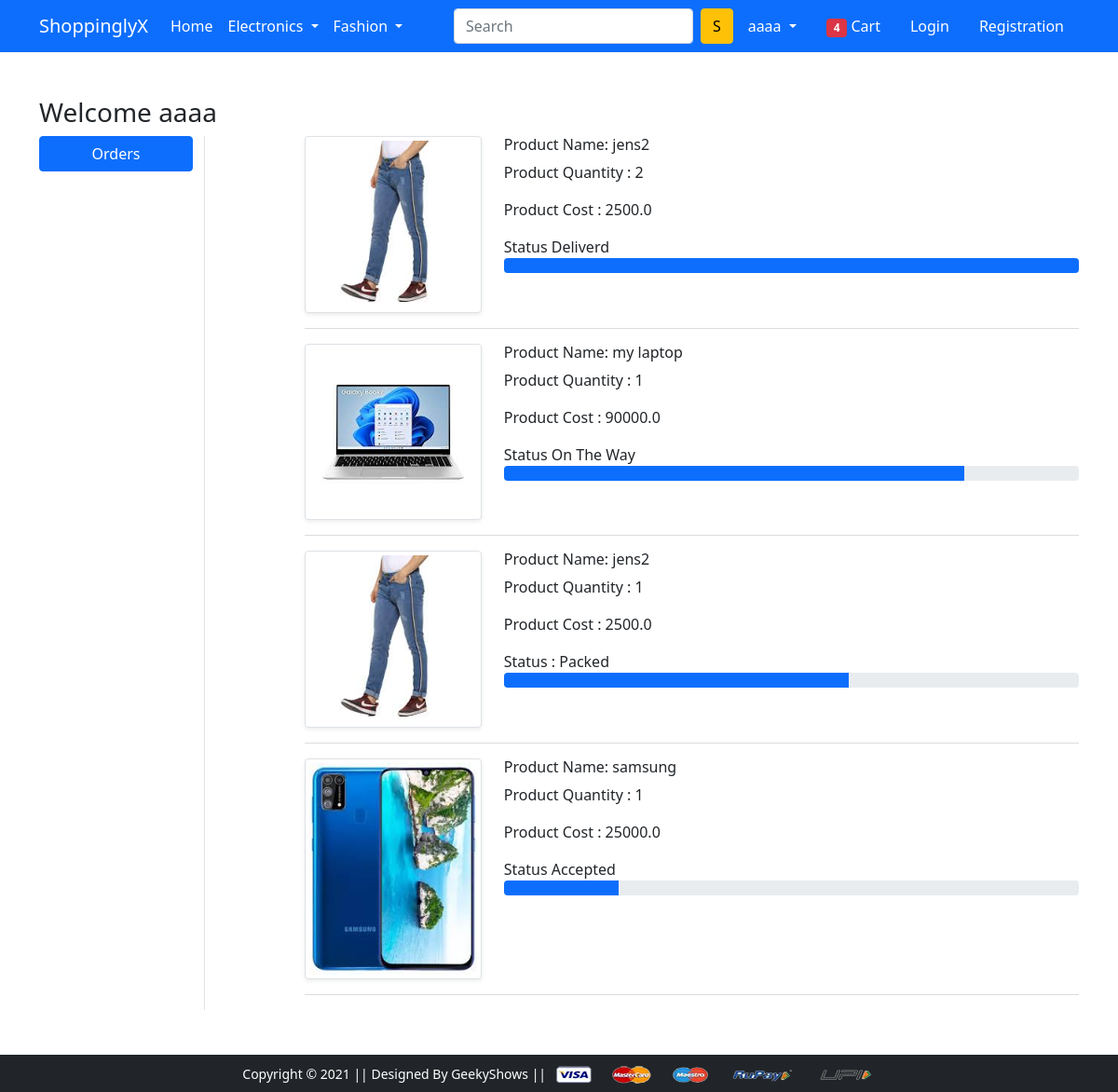
Page /orders/ (signed in) on the committed database.
### app/models.py (models this page shows, shortened)
class OrderPlaced(models.Model):
    user = models.ForeignKey(User, on_delete=models.CASCADE)
    customer = models.ForeignKey(Customer, on_delete=models.CASCADE)
    product = models.ForeignKey(Product, on_delete=models.CASCADE)
    quantity = models.PositiveIntegerField(default=1)
    ordered_date = models.DateTimeField(auto_now_add=True)
    status = models.CharField(max_length=50, choices=STATUS_CHOICES, default='Pending')

class Product(models.Model):
    title = models.CharField(max_length=100)
    selling_price = models.FloatField()
    discounted_price = models.FloatField()
    description = models.TextField()
    brand = models.CharField(max_length=100)
    category = models.CharField(max_length=2, choices=CATEGORY_CHOICES)
    product_image = models.ImageField(upload_to='productimg')

### app/views.py (the view)
# urls.py: path('orders/', views.orders, name='orders'),
def orders(request):
    print(request.user)
    placedorder = OrderPlaced.objects.filter(user=request.user)
    return render(request, 'app/orders.html', {'orders':placedorder})

### app/templates/app/orders.html (shortened to what this page needs)
{% extends 'app/base.html' %}
{% load static %}
{% block main-content %}
<div class="container my-5">
 <div class="row">
 <h3>Welcome {{request.user}}</h3>
 <div class="col-sm-2 border-end">
     <ul class="list-unstyled">
         <li class="d-grid"><a href="{% url 'orders' %}" class="btn btn-primary">Orders</a></li>
        </ul>
    </div>
    <div class="col-sm-9 offset-sm-1">
        {% for order in orders %}
        <div class="row">
         <div class="col-sm-3 text-center align-self-center"><img src={{ order.product.product_image.url }} alt="" srcset="" class="img-fluid img-thumbnail shadow-sm" height="250 width="250"> </div>
         <div class="col-sm-9">
          <div>
           <h6 class="sm">Product Name: {{ order.product.title }}</h6>
           <p class="sm">Product Quantity : {{order.quantity}}</p>
           <p class="sm">Product Cost : {{order.product.selling_price}}</p>
           <div class="">
            <div class="">
                {% if order.status == 'Accepted' %}
                <div>
                    Status {{order.status}}
                </div>
                <div class="progress">
                    <div class="progress-bar" role="progressbar" style="width: 20%" area-valuenow="20" area-valuemin="0" area-valuemax="100"></div>
                </div>
                {% endif %}
                {% if order.status == 'Packed' %}
                <div>
                    Status : {{order.status}}
                </div>
                <div class="progress">
                    <div class="progress-bar" role="progressbar" style="width: 60%" area-valuenow="60" area-valuemin="0" area-valuemax="100"></div>
                </div>
                {% endif %}
                {% if order.status == 'On The Way' %}
                <div>
                    Status {{order.status}}
                </div>
                <div class="progress">
                    <div class="progress-bar" role="progressbar" style="width: 80%" area-valuenow="80" area-valuemin="0" area-valuemax="100"></div>
                </div>
                {% endif %}
                {% if order.status == 'Deliverd' %}
                <div>
                    Status {{order.status}}
                </div>
                <div class="progress">
                    <div class="progress-bar" role="progressbar" style="width: 100%" area-valuenow="100" area-valuemin="0" area-valuemax="100"></div>
                </div>
                {% endif %}
            </div>
           </div>
          </div>
         </div>
        </div>
        <hr class="text-muted">
        {% endfor %}
    </div>
</div>
</div>
{% endblock main-content %}

### app/templates/app/base.html (shortened to what this page needs)
<!doctype html>
{% load static %}
<html lang="en">
  <head>
    <link href="https://cdn.jsdelivr.net/npm/bootstrap@5.0.0-beta1/dist/css/bootstrap.min.css" rel="stylesheet">
    <link rel="stylesheet" href="{% static 'app/css/owl.carousel.min.css' %}">
    <link rel="stylesheet" href="{% static 'app/css/all.min.css' %}">
    <link rel="stylesheet" href="{% static 'app/css/style.css' %}">
  </head>
  <body>
    <nav class="navbar navbar-expand-lg navbar-dark bg-primary">
     <div class="container">
       <a class="navbar-brand" href="/">ShoppinglyX</a>
       <div class="collapse navbar-collapse" id="navbarSupportedContent">
         <ul class="navbar-nav me-auto mb-2 mb-lg-0">
           <li class="nav-item">
             <a class="nav-link active" aria-current="page" href="/">Home</a>
           </li>
           <li class="nav-item dropdown">
             <a class="nav-link dropdown-toggle text-white" href="#" id="electronicsDropdown" role="button" data-bs-toggle="dropdown" aria-expanded="false">
               Electronics
             </a>
           </li>
           <li class="nav-item dropdown">
             <a class="nav-link dropdown-toggle text-white" href="#" id="fashionDropdown" role="button" data-bs-toggle="dropdown" aria-expanded="false">
               Fashion
             </a>
           </li>
         </ul>
         <form class="d-flex">
           <input class="form-control me-2" type="search" placeholder="Search" aria-label="Search">
           <button class="btn btn-warning" type="submit">S</button>
         </form>
         <div>
          <ul class="navbar-nav me-auto mb-2 mb-lg-0">
           <li class="nav-item dropdown mx-2">
              <a class="nav-link dropdown-toggle text-white" href="#" id="profileDropdown" role="button" data-bs-toggle="dropdown" aria-expanded="false">
                {{request.user}}
              </a>
            </li>
            <li class="nav-item mx-2">
             <a href="{% url 'showcart' %}" class="nav-link text-white"><span class="badge bg-danger">4</span> Cart </a>
            </li>
            <li class="nav-item mx-2">
             <a href="{% url 'login' %}" class="nav-link text-white">Login</a>
            </li>
            <li class="nav-item mx-2">
             <a href="{% url 'customerregistration' %}" class="nav-link text-white">Registration</a>
            </li>
          </ul>
         </div>
       </div>
     </div>
    </nav>
    {% block main-content %} {% endblock main-content %}
    <footer class="container-fluid bg-dark text-center p-2 mt-5">
        <small class="text-white">Copyright &copy; 2021 || Designed By GeekyShows || </small>
        <img src="{% static 'app/images/payment.png' %}" alt="" srcset="" class="img-fluid" height="2px">
    </footer>
  </body>
</html>

### rows in the picture
OrderPlaced: product.product_image (picture), product "jens2", quantity "2", product.selling_price "2500.0", status "Deliverd"
OrderPlaced: product.product_image (picture), product "my laptop", quantity "1", product.selling_price "90000.0", status "On The Way"
OrderPlaced: product.product_image (picture), product "jens2", quantity "1", product.selling_price "2500.0", status "Packed"
OrderPlaced: product.product_image (picture), product "samsung", quantity "1", product.selling_price "25000.0", status "Accepted"

### other values in the picture
{{ request.user }} "aaaa"
